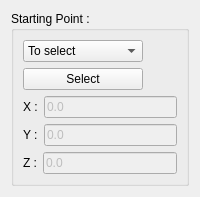
                        <widget class="QWidget" name="tab_5">
                         <attribute name="icon">
                          <iconset>
                           <normaloff>../../../../../../../../../home/laurent/Documents/03_Plans/Python/Icons/WF_startPoint.svg</normaloff>../../../../../../../../../home/laurent/Documents/03_Plans/Python/Icons/WF_startPoint.svg</iconset>
                         </attribute>
                         <attribute name="title">
                          <string>Start</string>
                         </attribute>
                         <layout class="QGridLayout" name="gridLayout_15">
                          <item row="0" column="0">
                           <widget class="QGroupBox" name="groupBox_3">
                            <property name="minimumSize">
                             <size>
                              <width>150</width>
                              <height>0</height>
                             </size>
                            </property>
                            <property name="title">
                             <string>Starting Point :</string>
                            </property>
                            <property name="flat">
                             <bool>false</bool>
                            </property>
                            <layout class="QGridLayout" name="gridLayout_26">
                             <item row="0" column="0">
                              <widget class="QComboBox" name="ObjTrans_comboBox_start">
                               <property name="enabled">
                                <bool>true</bool>
                               </property>
                               <property name="sizePolicy">
                                <sizepolicy hsizetype="MinimumExpanding" vsizetype="Fixed">
                                 <horstretch>0</horstretch>
                                 <verstretch>0</verstretch>
                                </sizepolicy>
                               </property>
                               <property name="minimumSize">
                                <size>
                                 <width>100</width>
                                 <height>0</height>
                                </size>
                               </property>
                               <property name="maximumSize">
                                <size>
                                 <width>120</width>
                                 <height>16777215</height>
                                </size>
                               </property>
                               <property name="currentIndex">
                                <number>3</number>
                               </property>
                               <property name="sizeAdjustPolicy">
                                <enum>QComboBox::AdjustToContentsOnFirstShow</enum>
                               </property>
                               <item>
                                <property name="text">
                                 <string>Origin</string>
                                </property>
                               </item>
                               <item>
                                <property name="text">
                                 <string>Base Obj.</string>
                                </property>
                               </item>
                               <item>
                                <property name="text">
                                 <string>Center Obj.(s)</string>
                                </property>
                               </item>
                               <item>
                                <property name="text">
                                 <string>To select</string>
                                </property>
                               </item>
                               <item>
                                <property name="text">
                                 <string>To define</string>
                                </property>
                               </item>
                              </widget>
                             </item>
                             <item row="1" column="0">
                              <widget class="QPushButton" name="ObjTrans_button_select_start">
                               <property name="enabled">
                                <bool>true</bool>
                               </property>
                               <property name="minimumSize">
                                <size>
                                 <width>50</width>
                                 <height>0</height>
                                </size>
                               </property>
                               <property name="maximumSize">
                                <size>
                                 <width>120</width>
                                 <height>16777215</height>
                                </size>
                               </property>
                               <property name="text">
                                <string>Select</string>
                               </property>
                              </widget>
                             </item>
                             <item row="2" column="0">
                              <layout class="QGridLayout" name="gridLayout_27">
                               <item row="0" column="0">
                                <layout class="QGridLayout" name="gridLayout_28">
                                 <item row="0" column="0">
                                  <widget class="QLabel" name="label_3">
                                   <property name="text">
                                    <string>X :</string>
                                   </property>
                                  </widget>
                                 </item>
                                 <item row="0" column="1">
                                  <widget class="QLineEdit" name="ObjTrans_start_x">
                                   <property name="enabled">
                                    <bool>false</bool>
                                   </property>
                                   <property name="minimumSize">
                                    <size>
                                     <width>90</width>
                                     <height>0</height>
                                    </size>
                                   </property>
                                   <property name="maximumSize">
                                    <size>
                                     <width>200</width>
                                     <height>16777215</height>
                                    </size>
                                   </property>
                                   <property name="text">
                                    <string>0.0</string>
                                   </property>
                                  </widget>
                                 </item>
                                </layout>
                               </item>
                               <item row="1" column="0">
                                <layout class="QGridLayout" name="gridLayout_40">
                                 <item row="0" column="0">
                                  <widget class="QLabel" name="label_4">
                                   <property name="text">
                                    <string>Y :</string>
                                   </property>
                                  </widget>
                                 </item>
                                 <item row="0" column="1">
                                  <widget class="QLineEdit" name="ObjTrans_start_y">
                                   <property name="enabled">
                                    <bool>false</bool>
                                   </property>
                                   <property name="minimumSize">
                                    <size>
                                     <width>90</width>
                                     <height>0</height>
                                    </size>
                                   </property>
                                   <property name="maximumSize">
                                    <size>
                                     <width>200</width>
                                     <height>16777215</height>
                                    </size>
                                   </property>
                                   <property name="text">
                                    <string>0.0</string>
                                   </property>
                                  </widget>
                                 </item>
                                </layout>
                               </item>
                               <item row="2" column="0">
                                <layout class="QGridLayout" name="gridLayout_41">
                                 <item row="0" column="0">
                                  <widget class="QLabel" name="label_6">
                                   <property name="text">
                                    <string>Z :</string>
                                   </property>
                                  </widget>
                                 </item>
                                 <item row="0" column="1">
                                  <widget class="QLineEdit" name="ObjTrans_start_z">
                                   <property name="enabled">
                                    <bool>false</bool>
                                   </property>
                                   <property name="minimumSize">
                                    <size>
                                     <width>90</width>
                                     <height>0</height>
                                    </size>
                                   </property>
                                   <property name="maximumSize">
                                    <size>
                                     <width>200</width>
                                     <height>16777215</height>
                                    </size>
                                   </property>
                                   <property name="text">
                                    <string>0.0</string>
                                   </property>
                                  </widget>
                                 </item>
                                </layout>
                               </item>
                              </layout>
                             </item>
                            </layout>
                           </widget>
                          </item>
                         </layout>
                        </widget>
